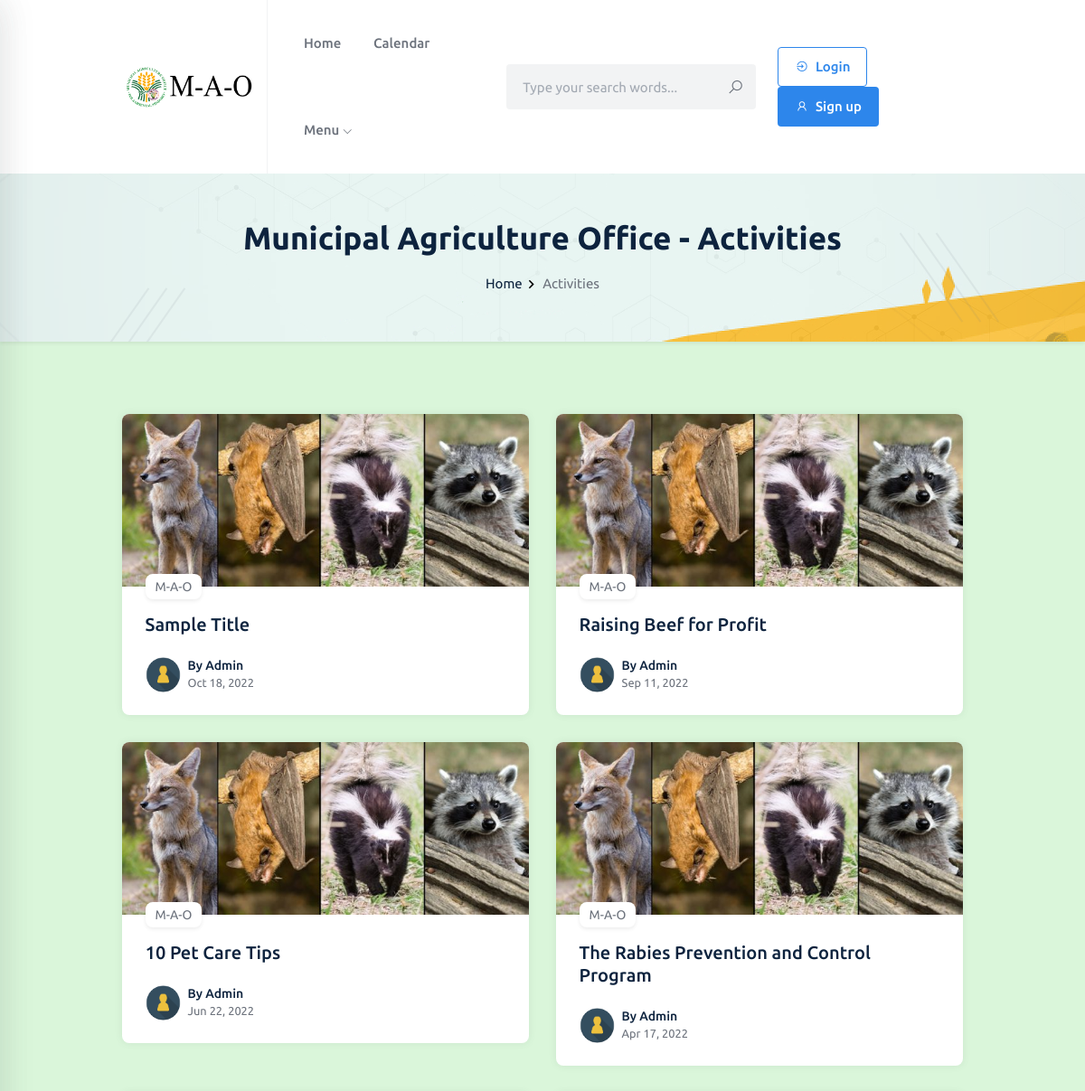
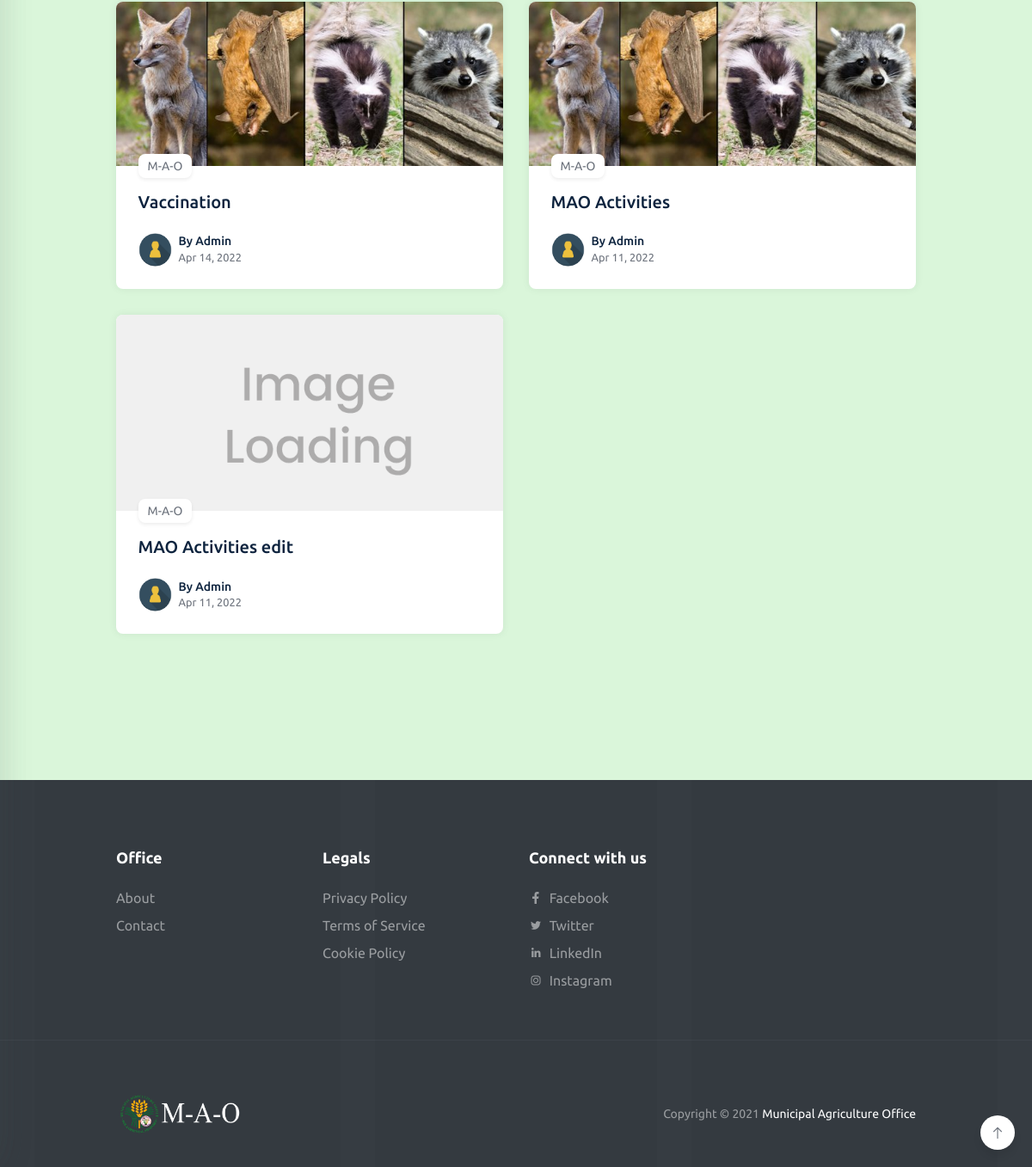
The page / on the database its author committed (2 pictures, top to bottom).
### tables this page shows
CREATE TABLE `tblannouncement` (
  `id` int(11) NOT NULL,
  `title` varchar(255) NOT NULL,
  `slug` varchar(255) NOT NULL,
  `subtitle` varchar(255) NOT NULL,
  `pic_file` text DEFAULT NULL,
  `body` text NOT NULL,
  `date_published` datetime NOT NULL DEFAULT current_timestamp(),
  `date_edited` datetime DEFAULT NULL
);

### application/controllers/Home_controller.php (called while the page is built, shortened)
<?php
class Home_controller extends CI_Controller {
    public function __construct() {
        $this->load->model('Home_model');
        $this->load->database();
      }
	public function home()
	{
            $config = array();
            $config["base_url"] = base_url() . "Home";
            $config["total_rows"] = $this->Home_model->get_count();
            $config["per_page"] = 9;
            $config["uri_segment"] = 2;
            $config['full_tag_open'] = '<ul class="pagination generic-pagination justify-content-center">';
            $config['full_tag_close'] = '</ul>';
            $config['first_link'] = 'First';
            $config['last_link'] = 'Last';
            $config['first_tag_open'] = '<li class="page-item"><span class="page-link">';
            $config['first_tag_close'] = '</span></li>';
            $config['prev_link'] = '&laquo';
            $config['prev_tag_open'] = '<li class="page-item"><span class="page-link">';
            $config['prev_tag_close'] = '</span></li>';
            $config['next_link'] = '&raquo';
            $config['next_tag_open'] = '<li class="page-item"><span class="page-link">';
            $config['next_tag_close'] = '</span></li>';
            $config['last_tag_open'] = '<li class="page-item"><span class="page-link">';
            $config['last_tag_close'] = '</span></li>';
            $config['cur_tag_open'] = '<li class="page-item active"><a class="page-link" href="#">';
            $config['cur_tag_close'] = '</a></li>';
            $config['num_tag_open'] = '<li class="page-item"><span class="page-link">';
            $config['num_tag_close'] = '</span></li>';
            $this->pagination->initialize($config);
            $page = ($this->uri->segment(2)) ? $this->uri->segment(2) : 0;
            $data["links"] = $this->pagination->create_links();
            $data['blog'] = $this->Home_model->get_authors($config["per_page"], $page);
            $data['user'] = $this->User_model->getuser();
            $this->load->view('Home/header', $data);
            $this->load->view('Home/home',$data);
            $this->load->view('Home/footer');
	}
}

### index.php (called while the page is built, shortened)
<?php
require_once BASEPATH.'core/CodeIgniter.php';

### application/models/Home_model.php (called while the page is built, shortened)
<?php
class Home_model extends CI_Model{
	protected $table = 'tblannouncement';
    public function get_authors($limit, $start) {
        $this->db->limit($limit, $start);
        $this->db->order_by('date_published', 'DESC');
        $query = $this->db->get($this->table);
        return $query->result_array();
    }
}

### application/views/Home/home.php (the view, shortened to what this page needs)
<section class="hero-area pattern-bg-2 bg-white shadow-sm overflow-hidden pt-50px pb-50px" style="background-image: url(<?=base_url()?>assets/adminuploads/aboutus.png);">
    <span class="stroke-shape stroke-shape-1"></span>
    <span class="stroke-shape stroke-shape-2"></span>
    <span class="stroke-shape stroke-shape-3"></span>
    <span class="stroke-shape stroke-shape-4"></span>
    <span class="stroke-shape stroke-shape-5"></span>
    <span class="stroke-shape stroke-shape-6"></span>
    <div class="container" >
        <div class="hero-content text-center">
            <h2 class="section-title pb-3">Municipal Agriculture Office - Activities</h2>
            <ul class="breadcrumb-list">
                <li><a href="<?=base_url()?>">Home</a><span><svg xmlns="http://www.w3.org/2000/svg" height="19px" viewBox="0 0 24 24" width="19px" fill="#000000"><path d="M0 0h24v24H0V0z" fill="none"/><path d="M10 6L8.59 7.41 13.17 12l-4.58 4.59L10 18l6-6-6-6z"/></svg></span></li>
                <li>Activities</li>
            </ul>
        </div>
    </div>
</section>
<section class="blog-area pt-80px pb-80px" style="background-color: hsl(120, 60%, 70%, 0.3);">
    <div class="container">
        <div class="row">
            <?php foreach($blog as $row) :?>
            <div class="col-lg-6 responsive-column-half">
                <div class="card card-item hover-y">
                    <a href="<?=base_url()?>Blog-Single/<?php echo $row['slug'];?>" class="card-img">
                        <img class="lazy" src="<?=base_url()?>assets/disilab/images/img-loading.png" data-src="<?=base_url()?>assets/media/announcement/<?php echo $row['pic_file'];?>" alt="Card image">
                    </a>
                    <div class="card-body pt-0">
                        <a href="#" class="card-link">M-A-O</a>
                        <h5 class="card-title fw-medium"><a href="<?=base_url()?>Blog-Single/<?php echo $row['slug'];?>"><?php echo $row['title'];?></a></h5>
                        <div class="media media-card align-items-center shadow-none p-0 mb-0 rounded-0 mt-4 bg-transparent">
                            <a href="#" class="media-img media-img--sm d-block mr-2 rounded-full">
                                <img src="<?=base_url()?>assets/adminuploads/1.png" alt="avatar" class="rounded-full">
                            </a>
                            <div class="media-body">
                                <h5 class="fs-14 fw-medium">By <a href="#">Admin</a></h5>
                                <small class="meta d-block lh-20">
                                    <span><?php echo date('M d, Y', strtotime($row['date_published']))?></span>
                                </small>
                            </div>
                        </div>
                    </div>
                </div>
            </div>
            <?php endforeach ?>
        </div>
        <div class="pager text-center pt-30px">
        </div>
        <div class="pager text-center pt-30px">
        </div>
    </div>
</section>

### application/views/Home/header.php (shortened to what this page needs)
<!DOCTYPE html>
<html lang="en">
<head>
    <link rel="stylesheet" href="https://cdnjs.cloudflare.com/ajax/libs/font-awesome/6.2.0/css/all.min.css" />
    <link rel="stylesheet" href="<?=base_url()?>assets/disilab/css/bootstrap.min.css">
    <link rel="stylesheet" href="<?=base_url()?>assets/disilab/css/line-awesome.css">
    <link rel="stylesheet" href="<?=base_url()?>assets/disilab/css/owl.carousel.min.css">
    <link rel="stylesheet" href="<?=base_url()?>assets/disilab/css/owl.theme.default.min.css">
    <link rel="stylesheet" href="<?=base_url()?>assets/disilab/css/jquery.fancybox.min.css">
    <link rel="stylesheet" href="<?=base_url()?>assets/disilab/css/style.css">
    <link rel="stylesheet" href="<?=base_url()?>assets/disilab/css/leaflet.css">
    <link rel="stylesheet" href="<?=base_url()?>assets/disilab/css/jquery-te-1.4.0.css">
    <link rel="stylesheet" href="<?=base_url()?>assets/disilab/css/selectize.css">
    <link rel="stylesheet" href="<?=base_url()?>assets/disilab/css/upvotejs.min.css">
    <link rel="stylesheet" href="<?=base_url()?>assets/custom/css/sweetalert.min.css">
    <link rel="stylesheet" href="<?=base_url()?>assets/custom/css/toastr.min.css">
</head>
<body>
    <header class="header-area bg-white">
    <div class="container">
        <div class="row align-items-center">
            <div class="col-lg-2">
                <div class="logo-box">
                <a href="<?=base_url()?>Home" class="logo" style="display:flex;justify-content:left;align-items:center;">
                     <img src="<?=base_url()?>assets/adminuploads/MAO-dark.png" class="d-inline-block align-top" height="75px" width="150px"  alt="Logo">&nbsp;
                    </a>
                </div>
            </div>
            <div class="col-lg-10">
                <div class="menu-wrapper border-left border-left-gray pl-4 justify-content-end">
                    <nav class="menu-bar mr-auto">
                        <ul>
                            <li><a href="<?=base_url()?>">Home </i></a></li>
                            <li><a href="<?=base_url()?>Calendar">Calendar </i></a></li>
                            <li>
                                <a href="#">Menu <i class="la la-angle-down fs-11"></i></a>
                            </li>
                        </ul>
                    </nav>
                    <?php if($this->uri->segment(1) == 'Animal-Health-Tips' || $this->uri->segment(1) =='AnimalHealthTip-Search' || $this->uri->segment(1) == 'AnimalHealthTip-Single'){}else{?>
                    <form method="POST" action="<?=base_url()?>Home-Search" class="mr-4">
                        <div class="form-group mb-0">
                            <input class="form-control form--control form--control-bg-gray" type="text" id="search" name="search" placeholder="Type your search words...">
                            <button class="form-btn" type="submit"><i class="la la-search"></i></button>
                        </div>
                    </form>
                    <?php }?>
                    <?php if($this->session->logged_in == false){?>
                    <div class="nav-right-button">
                        <a href="<?=base_url()?>Login" class="btn theme-btn theme-btn-outline mr-2" ><i class="la la-sign-in mr-1"></i> Login</a>
                        <a href="<?=base_url()?>Signup" class="btn theme-btn" ><i class="la la-user mr-1"></i> Sign up</a>
                    </div>
                    <?php }?>
                </div>
            </div>
        </div>
    </div>
</header>

### application/views/Home/footer.php (shortened to what this page needs)
<section class="footer-area pt-80px bg-dark position-relative">
    <span class="vertical-bar-shape vertical-bar-shape-1"></span>
    <span class="vertical-bar-shape vertical-bar-shape-2"></span>
    <span class="vertical-bar-shape vertical-bar-shape-3"></span>
    <span class="vertical-bar-shape vertical-bar-shape-4"></span>
    <div class="container">
        <div class="row">
            <div class="col-lg-3 responsive-column-half">
                <div class="footer-item">
                    <h3 class="fs-18 fw-bold pb-2 text-white">Office</h3>
                    <ul class="generic-list-item generic-list-item-hover-underline pt-3 generic-list-item-white">
                        <li><a href="<?=base_url()?>About">About</a></li>
                        <li><a href="<?=base_url()?>Contact-us">Contact</a></li>
                    </ul>
                </div>
            </div>
            <div class="col-lg-3 responsive-column-half">
                <div class="footer-item">
                    <h3 class="fs-18 fw-bold pb-2 text-white">Legals</h3>
                    <ul class="generic-list-item generic-list-item-hover-underline pt-3 generic-list-item-white">
                        <li><a href="<?=base_url()?>Privacy-Policy">Privacy Policy</a></li>
                        <li><a href="<?=base_url()?>Privacy-Policy">Terms of Service</a></li>
                        <li><a href="<?=base_url()?>Privacy-Policy">Cookie Policy</a></li>
                    </ul>
                </div>
            </div>
            <div class="col-lg-3 responsive-column-half">
                <div class="footer-item">
                    <h3 class="fs-18 fw-bold pb-2 text-white">Connect with us</h3>
                    <ul class="generic-list-item generic-list-item-hover-underline pt-3 generic-list-item-white">
                        <li><a href="#"><i class="la la-facebook mr-1"></i> Facebook</a></li>
                        <li><a href="#"><i class="la la-twitter mr-1"></i> Twitter</a></li>
                        <li><a href="#"><i class="la la-linkedin mr-1"></i> LinkedIn</a></li>
                        <li><a href="#"><i class="la la-instagram mr-1"></i> Instagram</a></li>
                    </ul>
                </div>
            </div>
        </div>
    </div>
    <hr class="border-top-gray my-5">
    <div class="container">
        <div class="row align-items-center pb-4 copyright-wrap">
            <div class="col-lg-6">
                <a href="index.html" class="d-inline-block">
                    <img src="<?=base_url()?>assets/adminuploads/MAO-light.png" height="75px" width="150px" alt="footer logo" class="footer-logo">
                </a>
            </div>
            <div class="col-lg-6">
                <p class="copyright-desc text-right fs-14">Copyright &copy; 2021 <a href="<?=base_url()?>">Municipal Agriculture Office</a></p>
            </div>
        </div>
    </div>
</section>
<div id="back-to-top" data-toggle="tooltip" data-placement="top" title="Return to top">
    <i class="la la-arrow-up"></i>
</div>
</body>
</html>

### rows shown on the page
tblannouncement: pic_file (picture), title "Sample Title", date_published "Oct 18, 2022"
tblannouncement: pic_file (picture), title "Raising Beef for Profit", date_published "Sep 11, 2022"
tblannouncement: pic_file (picture), title "10 Pet Care Tips", date_published "Jun 22, 2022"
tblannouncement: pic_file (picture), title "The Rabies Prevention and Control Program", date_published "Apr 17, 2022"
tblannouncement: pic_file (picture), title "Vaccination", date_published "Apr 14, 2022"
tblannouncement: pic_file (picture), title "MAO Activities", date_published "Apr 11, 2022"
tblannouncement: shows a picture, title "MAO Activities edit", date_published "Apr 11, 2022"
